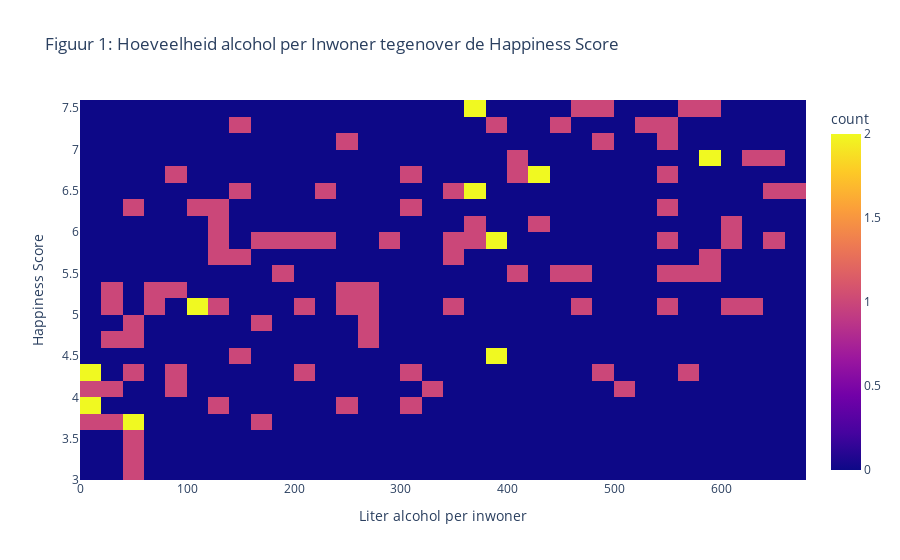

Notebook code cell kept with this figure:
### Code cell
collab_sorted = collab_df.sort_values('Total_alcohol')
bierxhappiness_scatter = px.density_heatmap(collab_sorted, y="Happiness Score", x="Total_alcohol", title = "Figuur 1: Hoeveelheid alcohol per Inwoner tegenover de Happiness Score", text_auto=False, nbinsy=24, nbinsx=64)
bierxhappiness_scatter.update_layout(xaxis_title = "Liter alcohol per inwoner")
bierxhappiness_scatter.show()

### Figure 1 — Plotly figure (JSON) as saved in the notebook; plotly's stock layout.template omitted (floating-point values rounded to 4 significant figures)
{"data": [{"coloraxis": "coloraxis", "hovertemplate": "Total_alcohol=%{x}<br>Happiness Score=%{y}<br>count=%{z}<extra></extra>", "name": "", "nbinsx": 64, "nbinsy": 24, "type": "histogram2d", "x": [5, 6, 7, 11, 17, 17, 20, 28, 28, 30, 39, 43, 44, 45, 49, 50, 51, 55, 56, 57, 72, 74, 80, 82, 83, 86, 106, 112, 114, 122, 123, 123, 124, 134, 134, 141, 147, 152, 156, 165, 169, 173, 188, 197, 211, 216, 219, 238, 239, 243, 247, 257, 258, 273, 274, 275, 279, 295, 301, 311, 313, 319, 328, 344, 349, 353, 358, 360, 364, 369, 369, 370, 372, 380, 382, 382, 385, 398, 404, 406, 407, 426, 436, 439, 457, 459, 462, 463, 477, 488, 491, 493, 504, 529, 540, 541, 545, 545, 553, 557, 559, 565, 571, 577, 583, 586, 591, 596, 597, 600, 605, 614, 634, 638, 640, 643, 648, 665], "xaxis": "x", "xbingroup": "x", "y": [3.956, 3.856, 4.073, 4.362, 3.763, 4.219, 4.156, 5.151, 5.303, 4.635, 3.739, 3.666, 4.276, 3.695, 4.875, 6.375, 3.484, 4.795, 3.069, 3.303, 5.291, 5.045, 5.389, 4.356, 6.739, 4.193, 5.129, 6.218, 5.061, 5.658, 3.907, 6.068, 6.324, 5.185, 5.987, 7.267, 5.648, 4.513, 6.573, 5.835, 4.871, 3.622, 5.51, 5.992, 4.36, 5.822, 5.121, 6.481, 5.976, 3.974, 7.087, 5.163, 5.279, 5.161, 4.907, 4.655, 5.245, 5.921, 4.252, 6.778, 6.269, 3.866, 4.028, 5.743, 5.155, 5.897, 6.474, 6.168, 5.977, 6.488, 7.498, 6.545, 7.501, 4.574, 5.919, 4.459, 5.956, 7.291, 5.538, 6.952, 6.701, 6.705, 6.084, 6.65, 7.334, 5.546, 7.404, 5.033, 5.517, 4.324, 7.104, 7.413, 4.121, 7.339, 6.725, 5.177, 7.313, 7.119, 6.361, 5.802, 5.56, 7.509, 5.488, 4.217, 7.526, 5.528, 6.929, 6.907, 5.768, 5.123, 6.078, 5.835, 5.145, 6.994, 6.871, 5.813, 6.478, 6.596], "yaxis": "y", "ybingroup": "y"}], "layout": {"coloraxis": {"colorbar": {"title": {"text": "count"}}, "colorscale": [[0, "#0d0887"], [0.1111, "#46039f"], [0.2222, "#7201a8"], [0.3333, "#9c179e"], [0.4444, "#bd3786"], [0.5556, "#d8576b"], [0.6667, "#ed7953"], [0.7778, "#fb9f3a"], [0.8889, "#fdca26"], [1, "#f0f921"]]}, "legend": {"tracegroupgap": 0}, "title": {"text": "Figuur 1: Hoeveelheid alcohol per Inwoner tegenover de Happiness Score"}, "xaxis": {"anchor": "y", "domain": [0, 1], "title": {"text": "Liter alcohol per inwoner"}}, "yaxis": {"anchor": "x", "domain": [0, 1], "title": {"text": "Happiness Score"}}}}
